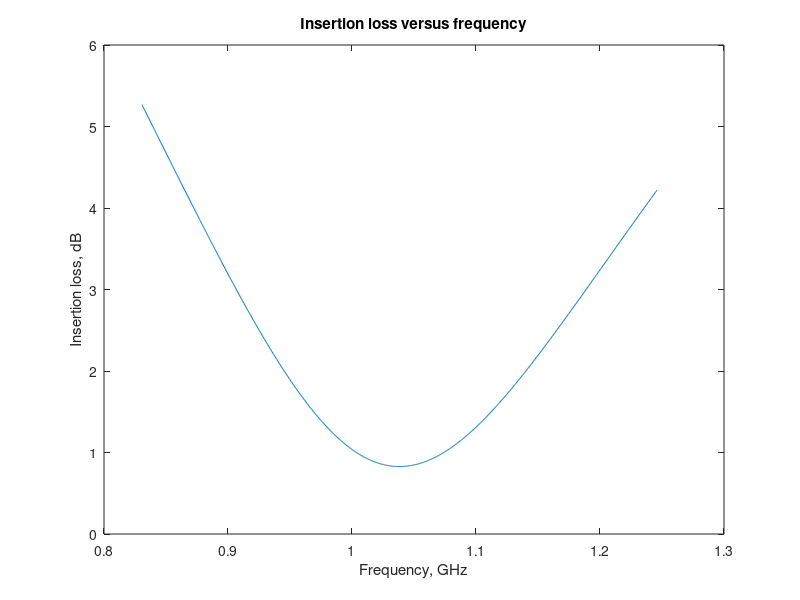

The MATLAB script that drew this image:
%
%   This file computes various quality factors and
%   generates the graph for Example 5.2
% 
%   Copyright (c) 1999 by P.Bretchko and R.Ludwig
%   "RF Circuit Design: Theory and Practice"
%

clear all; % clear all variables
close all; % close all opened graphs
figure;    % open new graph

% define problem parameters
Z0=50;    % characteristic line impedance
ZG=50;    % source impedance
ZL=50;    % load imperances

% series RLC filter parameters
R=10;
L=50e-9;
C=0.47e-12;

% generator voltage
VG=5;

% compute series resonance frequency
w0=1/sqrt(L*C)
f0=w0/(2*pi)

% define a frequency range
delta=0.2;  % frequency range
w=((1-delta):2*delta/1000:(1+delta))*w0;

% compute quality factors
Q_LD=w0*L/(R+2*ZL) % loaded quality factor
Q_F=w0*L/R         % internal or filter quality factor 
Q_E=w0*L/(2*ZL)    % external quality factor

% find a bandwidth
BW=f0/Q_LD

% compute input and load powers
P_in=VG^2/(4*Z0)
P_L=P_in*Q_LD^2/Q_E^2

% compute insertion loss and load factor
epsilon=w/w0-w0./w;
LF=(1+epsilon.^2*Q_LD^2)/(1-Q_LD/Q_F)^2; 
IL=10*log10(LF);

plot(w/2/pi/1e9,IL);
title('Insertion loss versus frequency');
xlabel('Frequency, GHz');
ylabel('Insertion loss, dB');
% print -deps 'fig5_15.eps'    % if uncommented -> saves a copy of plot in EPS format
